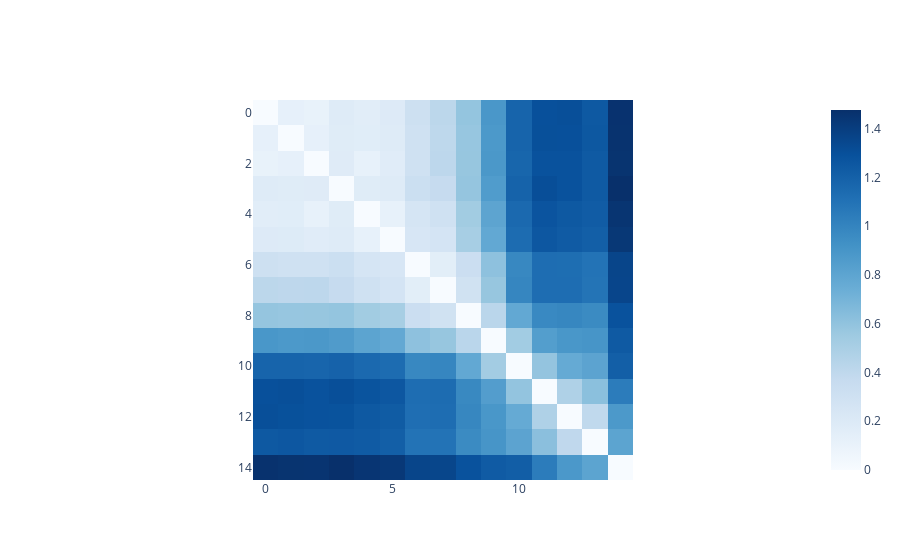

The notebook cell saved with this chart:
### Code cell
plot_heatmap(distance, colorscale="blues")

### Figure 1 — Plotly figure (JSON) as saved in the notebook; plotly's stock layout.template omitted (floating-point values rounded to 4 significant figures; data arrays with more than 128 entries replaced by an {"elided": "..."} marker saying what was removed)
{"data": [{"colorscale": [[0, "rgb(247,251,255)"], [0.125, "rgb(222,235,247)"], [0.25, "rgb(198,219,239)"], [0.375, "rgb(158,202,225)"], [0.5, "rgb(107,174,214)"], [0.625, "rgb(66,146,198)"], [0.75, "rgb(33,113,181)"], [0.875, "rgb(8,81,156)"], [1, "rgb(8,48,107)"]], "type": "heatmap", "z": {"elided": "15x15 float values"}}], "layout": {"plot_bgcolor": "white", "xaxis": {"constrain": "domain", "scaleanchor": "y"}, "yaxis": {"autorange": "reversed", "constrain": "domain"}}}
